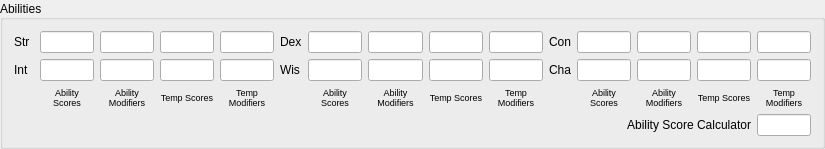
         <widget class="QGroupBox" name="Abilities">
          <property name="minimumSize">
           <size>
            <width>825</width>
            <height>0</height>
           </size>
          </property>
          <property name="maximumSize">
           <size>
            <width>825</width>
            <height>16777215</height>
           </size>
          </property>
          <property name="title">
           <string>Abilities</string>
          </property>
          <property name="alignment">
           <set>Qt::AlignLeading|Qt::AlignLeft|Qt::AlignVCenter</set>
          </property>
          <layout class="QGridLayout" name="gridLayout_2">
           <item row="1" column="6">
            <widget class="QLineEdit" name="wis">
             <property name="alignment">
              <set>Qt::AlignCenter</set>
             </property>
            </widget>
           </item>
           <item row="1" column="5">
            <widget class="QLabel" name="label_57">
             <property name="text">
              <string>Wis</string>
             </property>
            </widget>
           </item>
           <item row="2" column="3">
            <widget class="QLabel" name="label_223">
             <property name="font">
              <font>
               <pointsize>7</pointsize>
              </font>
             </property>
             <property name="text">
              <string>Temp Scores</string>
             </property>
             <property name="alignment">
              <set>Qt::AlignCenter</set>
             </property>
             <property name="wordWrap">
              <bool>true</bool>
             </property>
            </widget>
           </item>
           <item row="2" column="2">
            <widget class="QLabel" name="label_222">
             <property name="font">
              <font>
               <pointsize>7</pointsize>
              </font>
             </property>
             <property name="text">
              <string>Ability Modifiers</string>
             </property>
             <property name="alignment">
              <set>Qt::AlignCenter</set>
             </property>
             <property name="wordWrap">
              <bool>true</bool>
             </property>
            </widget>
           </item>
           <item row="2" column="6">
            <widget class="QLabel" name="label_225">
             <property name="font">
              <font>
               <pointsize>7</pointsize>
              </font>
             </property>
             <property name="text">
              <string>Ability Scores</string>
             </property>
             <property name="alignment">
              <set>Qt::AlignCenter</set>
             </property>
             <property name="wordWrap">
              <bool>true</bool>
             </property>
            </widget>
           </item>
           <item row="2" column="4">
            <widget class="QLabel" name="label_224">
             <property name="font">
              <font>
               <pointsize>7</pointsize>
              </font>
             </property>
             <property name="text">
              <string>Temp Modifiers</string>
             </property>
             <property name="alignment">
              <set>Qt::AlignCenter</set>
             </property>
             <property name="wordWrap">
              <bool>true</bool>
             </property>
            </widget>
           </item>
           <item row="2" column="11">
            <widget class="QLabel" name="label_229">
             <property name="font">
              <font>
               <pointsize>7</pointsize>
              </font>
             </property>
             <property name="text">
              <string>Ability Scores</string>
             </property>
             <property name="alignment">
              <set>Qt::AlignCenter</set>
             </property>
             <property name="wordWrap">
              <bool>true</bool>
             </property>
            </widget>
           </item>
           <item row="2" column="12">
            <widget class="QLabel" name="label_230">
             <property name="font">
              <font>
               <pointsize>7</pointsize>
              </font>
             </property>
             <property name="text">
              <string>Ability Modifiers</string>
             </property>
             <property name="alignment">
              <set>Qt::AlignCenter</set>
             </property>
             <property name="wordWrap">
              <bool>true</bool>
             </property>
            </widget>
           </item>
           <item row="2" column="7">
            <widget class="QLabel" name="label_226">
             <property name="font">
              <font>
               <pointsize>7</pointsize>
              </font>
             </property>
             <property name="text">
              <string>Ability Modifiers</string>
             </property>
             <property name="alignment">
              <set>Qt::AlignCenter</set>
             </property>
             <property name="wordWrap">
              <bool>true</bool>
             </property>
            </widget>
           </item>
           <item row="2" column="9">
            <widget class="QLabel" name="label_228">
             <property name="font">
              <font>
               <pointsize>7</pointsize>
              </font>
             </property>
             <property name="text">
              <string>Temp Modifiers</string>
             </property>
             <property name="alignment">
              <set>Qt::AlignCenter</set>
             </property>
             <property name="wordWrap">
              <bool>true</bool>
             </property>
            </widget>
           </item>
           <item row="2" column="8">
            <widget class="QLabel" name="label_227">
             <property name="font">
              <font>
               <pointsize>7</pointsize>
              </font>
             </property>
             <property name="text">
              <string>Temp Scores</string>
             </property>
             <property name="alignment">
              <set>Qt::AlignCenter</set>
             </property>
             <property name="wordWrap">
              <bool>true</bool>
             </property>
            </widget>
           </item>
           <item row="2" column="13">
            <widget class="QLabel" name="label_231">
             <property name="font">
              <font>
               <pointsize>7</pointsize>
              </font>
             </property>
             <property name="text">
              <string>Temp Scores</string>
             </property>
             <property name="alignment">
              <set>Qt::AlignCenter</set>
             </property>
             <property name="wordWrap">
              <bool>true</bool>
             </property>
            </widget>
           </item>
           <item row="2" column="14">
            <widget class="QLabel" name="label_232">
             <property name="font">
              <font>
               <pointsize>7</pointsize>
              </font>
             </property>
             <property name="text">
              <string>Temp Modifiers</string>
             </property>
             <property name="alignment">
              <set>Qt::AlignCenter</set>
             </property>
             <property name="wordWrap">
              <bool>true</bool>
             </property>
            </widget>
           </item>
           <item row="3" column="11" colspan="3">
            <widget class="QLabel" name="label_72">
             <property name="text">
              <string>Ability Score Calculator</string>
             </property>
             <property name="alignment">
              <set>Qt::AlignRight|Qt::AlignTrailing|Qt::AlignVCenter</set>
             </property>
            </widget>
           </item>
           <item row="1" column="12">
            <widget class="QLineEdit" name="chaModifier">
             <property name="alignment">
              <set>Qt::AlignCenter</set>
             </property>
             <property name="readOnly">
              <bool>true</bool>
             </property>
            </widget>
           </item>
           <item row="1" column="7">
            <widget class="QLineEdit" name="wisModifier">
             <property name="alignment">
              <set>Qt::AlignCenter</set>
             </property>
             <property name="readOnly">
              <bool>true</bool>
             </property>
            </widget>
           </item>
           <item row="1" column="2">
            <widget class="QLineEdit" name="intModifier">
             <property name="alignment">
              <set>Qt::AlignCenter</set>
             </property>
             <property name="readOnly">
              <bool>true</bool>
             </property>
            </widget>
           </item>
           <item row="1" column="14">
            <widget class="QLineEdit" name="tempChaModifier">
             <property name="alignment">
              <set>Qt::AlignCenter</set>
             </property>
             <property name="readOnly">
              <bool>true</bool>
             </property>
            </widget>
           </item>
           <item row="1" column="11">
            <widget class="QLineEdit" name="cha">
             <property name="alignment">
              <set>Qt::AlignCenter</set>
             </property>
            </widget>
           </item>
           <item row="1" column="13">
            <widget class="QLineEdit" name="tempCha">
             <property name="autoFillBackground">
              <bool>false</bool>
             </property>
             <property name="alignment">
              <set>Qt::AlignCenter</set>
             </property>
             <property name="readOnly">
              <bool>false</bool>
             </property>
            </widget>
           </item>
           <item row="1" column="9">
            <widget class="QLineEdit" name="tempWisModifier">
             <property name="alignment">
              <set>Qt::AlignCenter</set>
             </property>
             <property name="readOnly">
              <bool>true</bool>
             </property>
            </widget>
           </item>
           <item row="1" column="3">
            <widget class="QLineEdit" name="tempInt">
             <property name="alignment">
              <set>Qt::AlignCenter</set>
             </property>
            </widget>
           </item>
           <item row="1" column="8">
            <widget class="QLineEdit" name="tempWis">
             <property name="alignment">
              <set>Qt::AlignCenter</set>
             </property>
            </widget>
           </item>
           <item row="0" column="14">
            <widget class="QLineEdit" name="tempConModifier">
             <property name="alignment">
              <set>Qt::AlignCenter</set>
             </property>
             <property name="readOnly">
              <bool>true</bool>
             </property>
            </widget>
           </item>
           <item row="1" column="10">
            <widget class="QLabel" name="label_35">
             <property name="text">
              <string>Cha</string>
             </property>
            </widget>
           </item>
           <item row="0" column="0">
            <widget class="QLabel" name="label_16">
             <property name="text">
              <string>Str</string>
             </property>
            </widget>
           </item>
           <item row="0" column="12">
            <widget class="QLineEdit" name="conModifier">
             <property name="alignment">
              <set>Qt::AlignCenter</set>
             </property>
             <property name="readOnly">
              <bool>true</bool>
             </property>
            </widget>
           </item>
           <item row="1" column="4">
            <widget class="QLineEdit" name="tempIntModifier">
             <property name="alignment">
              <set>Qt::AlignCenter</set>
             </property>
             <property name="readOnly">
              <bool>true</bool>
             </property>
            </widget>
           </item>
           <item row="0" column="13">
            <widget class="QLineEdit" name="tempCon">
             <property name="alignment">
              <set>Qt::AlignCenter</set>
             </property>
            </widget>
           </item>
           <item row="0" column="2">
            <widget class="QLineEdit" name="strModifier">
             <property name="alignment">
              <set>Qt::AlignCenter</set>
             </property>
             <property name="readOnly">
              <bool>true</bool>
             </property>
            </widget>
           </item>
           <item row="0" column="5">
            <widget class="QLabel" name="label_56">
             <property name="text">
              <string>Dex</string>
             </property>
            </widget>
           </item>
           <item row="0" column="9">
            <widget class="QLineEdit" name="tempDexModifier">
             <property name="alignment">
              <set>Qt::AlignCenter</set>
             </property>
             <property name="readOnly">
              <bool>true</bool>
             </property>
            </widget>
           </item>
           <item row="1" column="0">
            <widget class="QLabel" name="label_17">
             <property name="text">
              <string>Int</string>
             </property>
            </widget>
           </item>
           <item row="0" column="6">
            <widget class="QLineEdit" name="dex">
             <property name="alignment">
              <set>Qt::AlignCenter</set>
             </property>
            </widget>
           </item>
           <item row="0" column="3">
            <widget class="QLineEdit" name="tempStr">
             <property name="alignment">
              <set>Qt::AlignCenter</set>
             </property>
            </widget>
           </item>
           <item row="0" column="10">
            <widget class="QLabel" name="label_34">
             <property name="text">
              <string>Con</string>
             </property>
            </widget>
           </item>
           <item row="0" column="1">
            <widget class="QLineEdit" name="str">
             <property name="alignment">
              <set>Qt::AlignCenter</set>
             </property>
            </widget>
           </item>
           <item row="0" column="11">
            <widget class="QLineEdit" name="con">
             <property name="alignment">
              <set>Qt::AlignCenter</set>
             </property>
            </widget>
           </item>
           <item row="0" column="7">
            <widget class="QLineEdit" name="dexModifier">
             <property name="alignment">
              <set>Qt::AlignCenter</set>
             </property>
             <property name="readOnly">
              <bool>true</bool>
             </property>
            </widget>
           </item>
           <item row="0" column="8">
            <widget class="QLineEdit" name="tempDex">
             <property name="alignment">
              <set>Qt::AlignCenter</set>
             </property>
            </widget>
           </item>
           <item row="3" column="14">
            <widget class="QLineEdit" name="scoreCalc">
             <property name="alignment">
              <set>Qt::AlignCenter</set>
             </property>
             <property name="readOnly">
              <bool>true</bool>
             </property>
            </widget>
           </item>
           <item row="0" column="4">
            <widget class="QLineEdit" name="tempStrModifier">
             <property name="alignment">
              <set>Qt::AlignCenter</set>
             </property>
             <property name="readOnly">
              <bool>true</bool>
             </property>
            </widget>
           </item>
           <item row="2" column="1">
            <widget class="QLabel" name="label_218">
             <property name="maximumSize">
              <size>
               <width>16777215</width>
               <height>16777215</height>
              </size>
             </property>
             <property name="font">
              <font>
               <pointsize>7</pointsize>
              </font>
             </property>
             <property name="text">
              <string>Ability Scores</string>
             </property>
             <property name="alignment">
              <set>Qt::AlignCenter</set>
             </property>
             <property name="wordWrap">
              <bool>true</bool>
             </property>
            </widget>
           </item>
           <item row="2" column="0">
            <spacer name="verticalSpacer">
             <property name="orientation">
              <enum>Qt::Vertical</enum>
             </property>
             <property name="sizeType">
              <enum>QSizePolicy::Fixed</enum>
             </property>
             <property name="sizeHint" stdset="0">
              <size>
               <width>20</width>
               <height>20</height>
              </size>
             </property>
            </spacer>
           </item>
           <item row="1" column="1">
            <widget class="QLineEdit" name="int">
             <property name="alignment">
              <set>Qt::AlignCenter</set>
             </property>
            </widget>
           </item>
          </layout>
         </widget>
